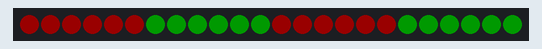
Bench run of a sketch on a simulated Arduino Uno, built with avr-gcc and run on an emulated ATmega328P. On the bench: 24 RGB LEDs in strip order, left to right. Dim RGB values are drawn brighter than linear.

Above: at 1.36 s.
At 3.35 s:
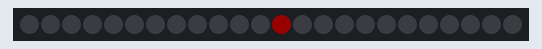
At 15.3 s:
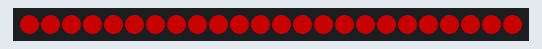
At 18.2 s:
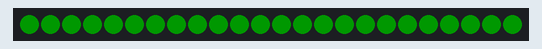
At 23.29 s:
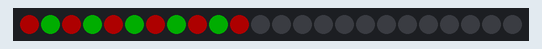
At 32.65 s:
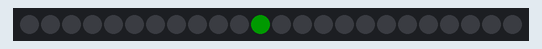

The sketch:

xmas_neopixels.ino
```cpp
#include <Adafruit_NeoPixel.h>
#ifdef __AVR__
  #include <avr/power.h>
#endif

#define PIN 6
#define NUMPIXELS      24
Adafruit_NeoPixel pixels = Adafruit_NeoPixel(NUMPIXELS, PIN, NEO_GRB + NEO_KHZ800);


void setup() {
  // put your setup code here, to run once:

 pixels.begin();
  pixels.show(); // Initialize all pixels to 'off'

}

void xmas1(){
  for(int i=0; i<6; i++){
  pixels.setPixelColor(i, pixels.Color(25,0,0));
  pixels.show();
  delay(50);
}
for(int i=12; i<18; i++){
  pixels.setPixelColor(i, pixels.Color(25,0,0));
  pixels.show();
  delay(50);
}

for(int i=6; i<12; i++){
  pixels.setPixelColor(i, pixels.Color(0,25,0));
  pixels.show();
  delay(50);
}

for(int i=18; i<24; i++){
  pixels.setPixelColor(i, pixels.Color(0,25,0));
  pixels.show();
  delay(50);
}
for(int i=24; i>=0; i--){
  pixels.setPixelColor(i, pixels.Color(0,0,0));
  pixels.show();
  delay(25);
}
}


void halfnhalf(){
  pixels.setPixelColor(0, pixels.Color(50,0,0));
  pixels.setPixelColor(23, pixels.Color(0,50,0));
  pixels.show();
  delay(50);

  pixels.setPixelColor(1, pixels.Color(50,0,0));
  pixels.setPixelColor(22, pixels.Color(0,50,0));
  pixels.show();
  delay(50);

  pixels.setPixelColor(2, pixels.Color(50,0,0));
  pixels.setPixelColor(21, pixels.Color(0,50,0));
  pixels.show();
  delay(50);

  pixels.setPixelColor(3, pixels.Color(50,0,0));
  pixels.setPixelColor(20, pixels.Color(0,50,0));
  pixels.show();
  delay(50);

  pixels.setPixelColor(4, pixels.Color(50,0,0));
  pixels.setPixelColor(19, pixels.Color(0,50,0));
  pixels.show();
  delay(50);

  pixels.setPixelColor(5, pixels.Color(50,0,0));
  pixels.setPixelColor(18, pixels.Color(0,50,0));
  pixels.show();
  delay(50);

  pixels.setPixelColor(6, pixels.Color(50,0,0));
  pixels.setPixelColor(17, pixels.Color(0,50,0));
  pixels.show();
  delay(50);

  pixels.setPixelColor(7, pixels.Color(50,0,0));
  pixels.setPixelColor(16, pixels.Color(0,50,0));
  pixels.show();
  delay(50);

  pixels.setPixelColor(8, pixels.Color(50,0,0));
  pixels.setPixelColor(15, pixels.Color(0,50,0));
  pixels.show();
  delay(50);

  pixels.setPixelColor(9, pixels.Color(50,0,0));
  pixels.setPixelColor(14, pixels.Color(0,50,0));
  pixels.show();
  delay(50);

  pixels.setPixelColor(10, pixels.Color(50,0,0));
  pixels.setPixelColor(13, pixels.Color(0,50,0));
  pixels.show();
  delay(50);

  pixels.setPixelColor(11, pixels.Color(50,0,0));
  pixels.setPixelColor(12, pixels.Color(0,50,0));
  pixels.show();
  delay(2000);

  for(int i=24; i>=0; i--){
  pixels.setPixelColor(i, pixels.Color(0,0,0));
  pixels.show();
  delay(25);

  }
}


void xmas2(){
  for (int i=0; i<25; i++){
     pixels.setPixelColor(i, pixels.Color(25,0,0));
    pixels.show();
    delay(25);
    pixels.setPixelColor(i, pixels.Color(0,0,0));
  }
for (int i=0; i<25; i++){
     pixels.setPixelColor(i, pixels.Color(0,25,0));
    pixels.show();
    delay(25);
    pixels.setPixelColor(i, pixels.Color(0,0,0));
  }
}

void xmasFade(){
  for (int i = 0; i <100; i++){
    pixels.setPixelColor(0, pixels.Color(i,0,0));
    pixels.setPixelColor(1, pixels.Color(i,0,0));
    pixels.setPixelColor(2, pixels.Color(i,0,0));
    pixels.setPixelColor(3, pixels.Color(i,0,0));
    pixels.setPixelColor(4, pixels.Color(i,0,0));
    pixels.setPixelColor(5, pixels.Color(i,0,0));
    pixels.setPixelColor(6, pixels.Color(i,0,0));
    pixels.setPixelColor(7, pixels.Color(i,0,0));
    pixels.setPixelColor(8, pixels.Color(i,0,0));
    pixels.setPixelColor(9, pixels.Color(i,0,0));
    pixels.setPixelColor(10, pixels.Color(i,0,0));
    pixels.setPixelColor(11, pixels.Color(i,0,0));
    pixels.setPixelColor(12, pixels.Color(i,0,0));
    pixels.setPixelColor(13, pixels.Color(i,0,0));
    pixels.setPixelColor(14, pixels.Color(i,0,0));
    pixels.setPixelColor(15, pixels.Color(i,0,0));
    pixels.setPixelColor(16, pixels.Color(i,0,0));
    pixels.setPixelColor(17, pixels.Color(i,0,0));
    pixels.setPixelColor(18, pixels.Color(i,0,0));
    pixels.setPixelColor(19, pixels.Color(i,0,0));
    pixels.setPixelColor(20, pixels.Color(i,0,0));
    pixels.setPixelColor(21, pixels.Color(i,0,0));
    pixels.setPixelColor(22, pixels.Color(i,0,0));
    pixels.setPixelColor(23, pixels.Color(i,0,0));
    pixels.show();
    delay(100);
  }
    delay(500);
    for (int i = 1; i <25; i++){
    pixels.setPixelColor(0, pixels.Color(0,i,0));
    pixels.setPixelColor(1, pixels.Color(0,i,0));
    pixels.setPixelColor(2, pixels.Color(0,i,0));
    pixels.setPixelColor(3, pixels.Color(0,i,0));
    pixels.setPixelColor(4, pixels.Color(0,i,0));
    pixels.setPixelColor(5, pixels.Color(0,i,0));
    pixels.setPixelColor(6, pixels.Color(0,i,0));
    pixels.setPixelColor(7, pixels.Color(0,i,0));
    pixels.setPixelColor(8, pixels.Color(0,i,0));
    pixels.setPixelColor(9, pixels.Color(0,i,0));
    pixels.setPixelColor(10, pixels.Color(0,i,0));
    pixels.setPixelColor(11, pixels.Color(0,i,0));
    pixels.setPixelColor(12, pixels.Color(0,i,0));
    pixels.setPixelColor(13, pixels.Color(0,i,0));
    pixels.setPixelColor(14, pixels.Color(0,i,0));
    pixels.setPixelColor(15, pixels.Color(0,i,0));
    pixels.setPixelColor(16, pixels.Color(0,i,0));
    pixels.setPixelColor(17, pixels.Color(0,i,0));
    pixels.setPixelColor(18, pixels.Color(0,i,0));
    pixels.setPixelColor(19, pixels.Color(0,i,0));
    pixels.setPixelColor(20, pixels.Color(0,i,0));
    pixels.setPixelColor(21, pixels.Color(0,i,0));
    pixels.setPixelColor(22, pixels.Color(0,i,0));
    pixels.setPixelColor(23, pixels.Color(0,i,0));
    pixels.show();
    delay(100);
  }


}

void xmasFill(){
  for(int red=0; red<25; red = red+2){
    pixels.setPixelColor(red, pixels.Color(50,0,0));
    pixels.show();
    delay(100);
  }
  for(int green=1; green<25; green = green+2){
    pixels.setPixelColor(green, pixels.Color(0,50,0));
    pixels.show();
    delay(100);
  }
delay(1000);
  for(int i=24; i>=0; i--){
  pixels.setPixelColor(i, pixels.Color(0,0,0));
  pixels.show();
  delay(25);
}
}


void loop() {

xmas1();
delay(1000);


xmas2();
delay(1000);


xmasFade();
delay(1000);


xmasFill();
delay(1000);


halfnhalf();

delay(1000);


}
```

Measured:
- what the display in image 2 shows lasts 0.6 s, from 15.2 s to 15.8 s
